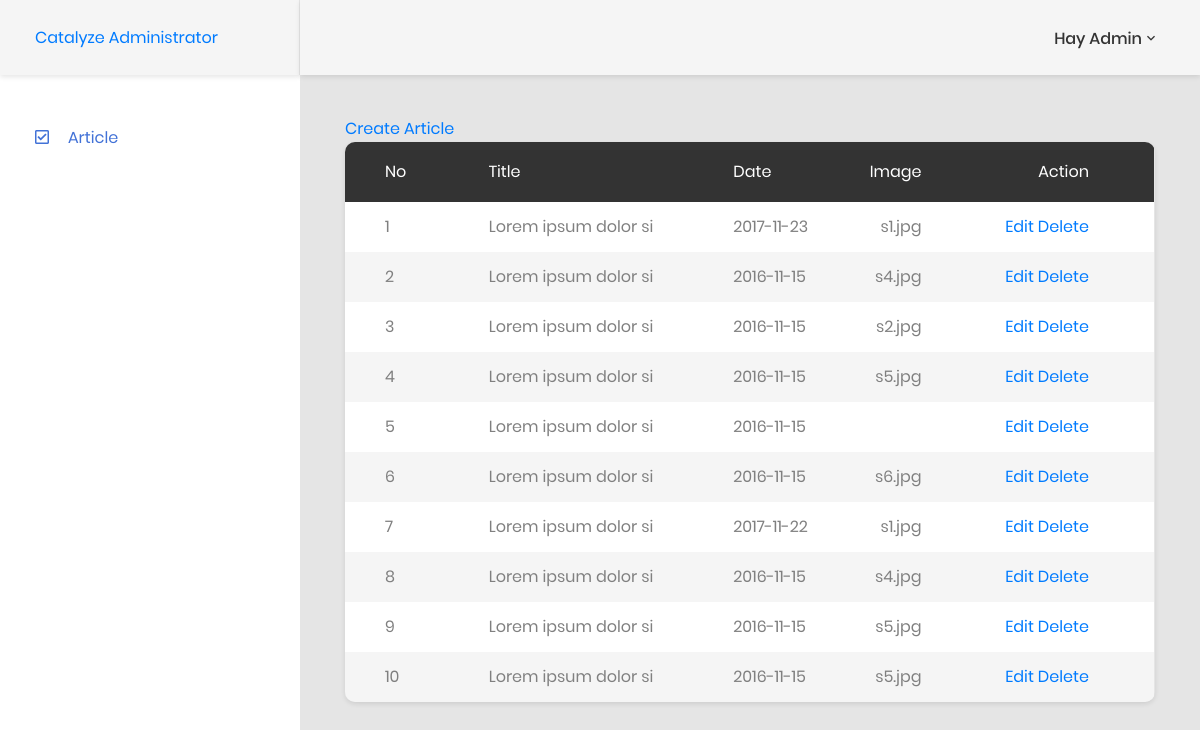
Page /index.php/article on the committed database.
### tables this page shows
CREATE TABLE `article` (
  `id` int(11) NOT NULL,
  `title` varchar(50) NOT NULL,
  `description` text NOT NULL,
  `image` text,
  `date` date NOT NULL
);

### application/controllers/Article.php (called while the page is built, shortened)
<?php
class Article extends CI_Controller {
	public function __construct(){
		$this->load->helper(array('url','form'));
		$this->load->model('model_article');
	}
	public function index()
	{
		$data['article'] = $this->model_article->get();
		$this->load->view('admin');
		$this->load->view('article_list', $data);
		$this->load->view('footer');
	}
}

### index.php (called while the page is built, shortened)
<?php
require_once BASEPATH.'core/CodeIgniter.php';

### application/models/Model_article.php (called while the page is built, shortened)
<?php
class Model_article extends CI_Model {
	public function get(){
		return $this->db->get('article');
	}
}

### application/views/article_list.php (the view)
<div class="main-content">
    <div class="section__content section__content--p30">
        <div class="container-fluid">
            <div class="row">
                <div class="col-lg-12">
                    <a href="<?php echo base_url();?>article/create">Create Article</a>
                    <div class="table-responsive table--no-card m-b-30">
                        <table class="table table-borderless table-striped table-earning">
                            <thead>
                                <tr>
                                    <th>No</th>
                                    <th style="width: 20px;">Title</th>
                                    <th>date</th>
                                    <th class="text-right">image</th>
                                    <th class="text-right">action</th>
                                </tr>
                            </thead>
                            <tbody>
                                <?php $no=1; foreach($article->result() as $row):?>
                                <tr>
                                    <td><?php echo $no;?></td>
                                    <td ><?php echo substr($row->title, 0,20);?></td>
                                    <td><?php echo $row->date;?></td>
                                    <td class="text-right"><?php echo $row->image;?></td>
                                    <td class="text-right">
                                        <a href="<?php echo base_url();?>article/edit/<?php echo $row->id;?>">Edit</a>
                                    <a href="<?php echo base_url();?>article/delete/<?php echo $row->id;?>">Delete</a></td>
                                </tr>
                                <?php $no++; endforeach;?>
                            </tbody>
                        </table>
                    </div>
                </div>
                </div>
            </div>
        </div>
    </div>
</div>

### rows in the picture
article: title "Lorem ipsum dolor si", date "2017-11-23", image "s1.jpg"
article: title "Lorem ipsum dolor si", date "2016-11-15", image "s4.jpg"
article: title "Lorem ipsum dolor si", date "2016-11-15", image "s2.jpg"
article: title "Lorem ipsum dolor si", date "2016-11-15", image "s5.jpg"
article: title "Lorem ipsum dolor si", date "2016-11-15"
article: title "Lorem ipsum dolor si", date "2016-11-15", image "s6.jpg"
article: title "Lorem ipsum dolor si", date "2017-11-22", image "s1.jpg"
article: title "Lorem ipsum dolor si", date "2016-11-15", image "s4.jpg"
article: title "Lorem ipsum dolor si", date "2016-11-15", image "s5.jpg"
article: title "Lorem ipsum dolor si", date "2016-11-15", image "s5.jpg"
